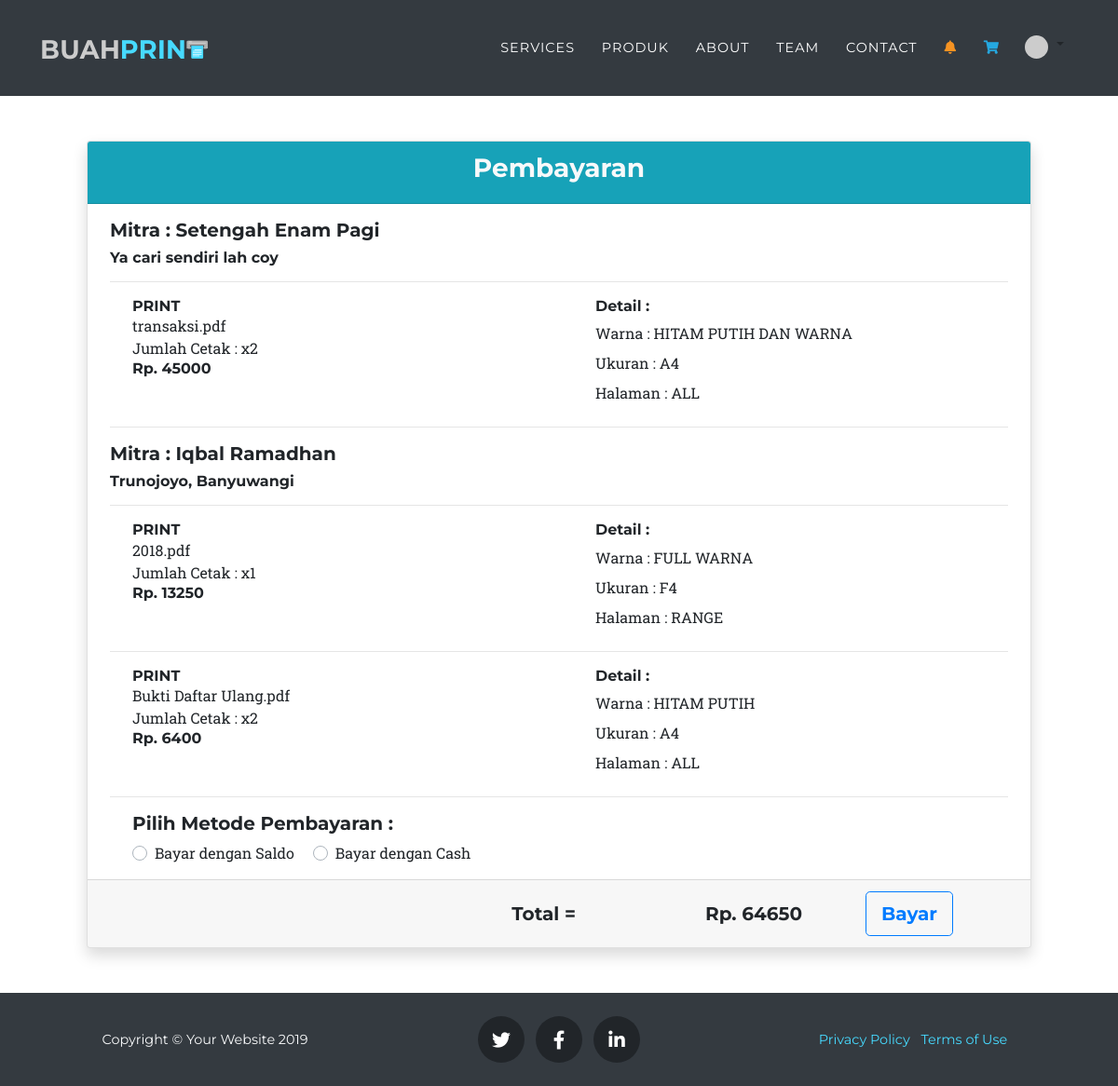
Screenshot of /ejsc/transaksi.php (signed in) with the database file from the repository.
### tables this page shows
CREATE TABLE `transaksi` (
  `ID_TRANSAKSI` varchar(10) NOT NULL,
  `ID_METODE` varchar(10) NOT NULL,
  `ID_USER` char(10) NOT NULL,
  `ID_MITRA` char(10) DEFAULT NULL,
  `TGL_TRANSAKSI` datetime NOT NULL,
  `TOTAL_TRANSAKSI` int(11) NOT NULL,
  `STATUS_TRANSAKSI` int(11) NOT NULL
);

CREATE TABLE `mitra` (
  `ID_MITRA` char(10) NOT NULL,
  `NAMA_MITRA` varchar(40) NOT NULL,
  `EMAIL_MITRA` varchar(100) NOT NULL,
  `NO_HP_MITRA` varchar(13) NOT NULL,
  `TELEPHONE_MITRA` varchar(13) NOT NULL,
  `ALAMAT_MITRA` text NOT NULL,
  `FOTO_PROFILE` varchar(200) NOT NULL,
  `COVER` varchar(200) NOT NULL,
  `STATUS_MITRA` int(11) NOT NULL,
  `SALDO_MITRA` int(11) NOT NULL,
  `LOCATION_MITRA` text,
  `USERNAME_MITRA` varchar(50) NOT NULL,
  `PASSWORD_MITRA` varchar(32) NOT NULL
);

CREATE TABLE `detail_pemesanan` (
  `ID_TRANSAKSI` varchar(10) NOT NULL,
  `ID_PRODUK` varchar(10) NOT NULL,
  `SUB_TOTAL` int(11) NOT NULL,
  `FILE_PRODUK` varchar(200) NOT NULL,
  `JML_HAL_PRODUK` int(10) NOT NULL,
  `JML_DUPLICATE_PRODUK` int(10) NOT NULL,
  `JML_WARNA_PRODUK` int(10) NOT NULL,
  `CATATAN_PRODUK` text NOT NULL
);

CREATE TABLE `produk` (
  `ID_PRODUK` varchar(10) NOT NULL,
  `ID_UKURAN` varchar(10) NOT NULL,
  `ID_HALAMAN` varchar(10) NOT NULL,
  `ID_WARNA` varchar(10) NOT NULL,
  `NAMA_PRODUK` varchar(40) NOT NULL
);

CREATE TABLE `warna` (
  `ID_WARNA` varchar(10) NOT NULL,
  `KAT_WARNA` varchar(40) NOT NULL,
  `HARGA_WARNA` int(11) NOT NULL,
  `STATUS_WARNA` int(11) NOT NULL
);

CREATE TABLE `ukuran` (
  `ID_UKURAN` varchar(10) NOT NULL,
  `KAT_UKURAN` varchar(40) NOT NULL,
  `HARGA_UKURAN` int(11) NOT NULL
);

CREATE TABLE `halaman` (
  `ID_HALAMAN` varchar(10) NOT NULL,
  `KAT_HALAMAN` varchar(40) NOT NULL
);

### ejsc/transaksi.php (the view, shortened to what this page needs)
<?php
include 'includes/config.php';
require 'includes/header_content.php';
if(isset($_SESSION['id_user'])){
    $id_user = $_SESSION['id_user'];
    $result_trs = mysqli_query($con, "SELECT * FROM transaksi, user, mitra, metode_bayar WHERE
    user.ID_USER = '$id_user' AND
    mitra.ID_MITRA = transaksi.ID_MITRA AND
    user.ID_USER = transaksi.ID_USER AND
    metode_bayar.ID_METODE = transaksi.ID_METODE  AND
    transaksi.STATUS_TRANSAKSI = '0'
    ");
}
?>
<div class="container">
<form>
  <div class="card m-5 shadow">
    <div class="card-header text-center text-light bg-info">
      <h3>Pembayaran</h3>
    </div>
    <div class="card-body py-0 px-4 ">
    <?php
    while($data_trs = mysqli_fetch_assoc($result_trs)){
      $nama_mitra = $data_trs['NAMA_MITRA'];
      $alamat_mitra = $data_trs['ALAMAT_MITRA'];
      $total_trs = $data_trs['TOTAL_TRANSAKSI'];
      $id_transaksi = $data_trs['ID_TRANSAKSI'];
    ?>
      <h5 class="mt-3">Mitra : <?=$nama_mitra?></h5>
      <h6><?=$alamat_mitra?></h6>
      <hr>
      <?php
      $result_detail = mysqli_query($con, "SELECT * FROM
      detail_pemesanan, produk
      WHERE
      produk.ID_PRODUK = detail_pemesanan.ID_PRODUK AND
      detail_pemesanan.ID_TRANSAKSI = '$id_transaksi'");
      while($data_detail = mysqli_fetch_assoc($result_detail)){
        $nama_produk = $data_detail['NAMA_PRODUK'];
        $file_produk = $data_detail['FILE_PRODUK'];
        $jumlah_dupli = $data_detail['JML_DUPLICATE_PRODUK'];
        $sub_total = $data_detail['SUB_TOTAL'];
        $id_produk = $data_detail['ID_PRODUK'];
      ?>
      <div class="row">
        <div class="col-md-6 ml-4">
          <h6 class="m-0"><?=$nama_produk?></h6>
          <label class="form-check-label" for="defaultCheck1">
          <?=$file_produk?> <br>
          Jumlah Cetak : x<?=$jumlah_dupli?>
          </label>
          <h6>Rp. <?=$sub_total?></h6>
        </div>
        <div class="col-md-5 text-left">
          <?php
          $result_prd = mysqli_query($con, "SELECT
          warna.KAT_WARNA, ukuran.KAT_UKURAN, halaman.KAT_HALAMAN
          FROM
          produk, warna, ukuran, halaman
          WHERE
          produk.ID_UKURAN = ukuran.ID_UKURAN AND
          produk.ID_WARNA = warna.ID_WARNA AND
          produk.ID_HALAMAN = halaman.ID_HALAMAN AND
          produk.ID_PRODUK = '$id_produk'
          ");
          $data_prd = mysqli_fetch_assoc($result_prd);
          $nama_warna = $data_prd['KAT_WARNA'];
          $nama_ukuran = $data_prd['KAT_UKURAN'];
          $nama_halaman = $data_prd['KAT_HALAMAN'];
          ?>
          <h6>Detail :</h6>
          <label class="d-inline">Warna : </label>
          <label><?=$nama_warna?></label><br>
          <label class="d-inline">Ukuran : </label>
          <label><?=$nama_ukuran?></label><br>
          <label class="d-inline">Halaman : </label>
          <label><?=$nama_halaman?></label><br>
        </div>
      </div>
      <hr>
      <?php }?>
      <?php }?>
      <form action="transaksi_query.php" method="post">
      <div class="ml-4">
        <h5>Pilih Metode Pembayaran :</h5>
          <div class="custom-control custom-radio custom-control-inline">
            <label class="custom-control-label" for="metode_saldo">Bayar dengan Saldo</label>
          </div>
          <div class="custom-control custom-radio custom-control-inline">
            <label class="custom-control-label" for="metode_cash">Bayar dengan Cash</label>
          </div>
        </div>
      </div>
    <div class="card-footer m-0 mt-3 row justify-content-end">
      <div class="my-auto text-right col-2">
        <h5 class=" m-0">Total =</h5>
      </div>
      <div class="my-auto text-right col-3">
      <h5 id="total" class=" m-0"><?=$total_trs?></h5>
      </div>
      <div class="col-2 mr-5 text-right">
        <a class="btn btn-outline-primary btn-lg" href="transaksi_query.php">Bayar</a>
      </div>
    </div>
  </div>
</form>
</div>
<?php
    require 'includes/footer.php';
?>

### ejsc/css/agency.css (style rules this page uses)
html { scroll-behavior: smooth; }
body { overflow-x: hidden; font-family: 'Roboto Slab', -apple-system, BlinkMacSystemFont, 'Segoe UI', Roboto, 'Helvetica Neue', Arial, sans-serif, 'Apple Color Emoji', 'Segoe UI Emoji', 'Segoe UI Symbol', 'Noto Color Emoji'; }
a { color: #47DAFF; }
h1, h2, h3, h4, h5, h6 { font-weight: 700; font-family: 'Montserrat', -apple-system, BlinkMacSystemFont, 'Segoe UI', Roboto, 'Helvetica Neue', Arial, sans-serif, 'Apple Color Emoji', 'Segoe UI Emoji', 'Segoe UI Symbol', 'Noto Color Emoji'; }
.btn { font-family: 'Montserrat', -apple-system, BlinkMacSystemFont, 'Segoe UI', Roboto, 'Helvetica Neue', Arial, sans-serif, 'Apple Color Emoji', 'Segoe UI Emoji', 'Segoe UI Symbol', 'Noto Color Emoji'; font-weight: 700; }

### rows the page displays
transaksi: ID_MITRA.NAMA_MITRA "Setengah Enam Pagi", ID_MITRA.ALAMAT_MITRA "Ya cari sendiri lah coy"
detail_pemesanan: ID_PRODUK.NAMA_PRODUK "PRINT", FILE_PRODUK "transaksi.pdf", JML_DUPLICATE_PRODUK "2", SUB_TOTAL "45000", warna.KAT_WARNA "HITAM PUTIH DAN WARNA", ukuran.KAT_UKURAN "A4", halaman.KAT_HALAMAN "ALL"
transaksi: ID_MITRA.NAMA_MITRA "Iqbal Ramadhan", ID_MITRA.ALAMAT_MITRA "Trunojoyo, Banyuwangi"
detail_pemesanan: ID_PRODUK.NAMA_PRODUK "PRINT", FILE_PRODUK "2018.pdf", JML_DUPLICATE_PRODUK "1", SUB_TOTAL "13250", warna.KAT_WARNA "FULL WARNA", ukuran.KAT_UKURAN "F4", halaman.KAT_HALAMAN "RANGE"
detail_pemesanan: ID_PRODUK.NAMA_PRODUK "PRINT", FILE_PRODUK "Bukti Daftar Ulang.pdf", JML_DUPLICATE_PRODUK "2", SUB_TOTAL "6400", warna.KAT_WARNA "HITAM PUTIH", ukuran.KAT_UKURAN "A4", halaman.KAT_HALAMAN "ALL"
